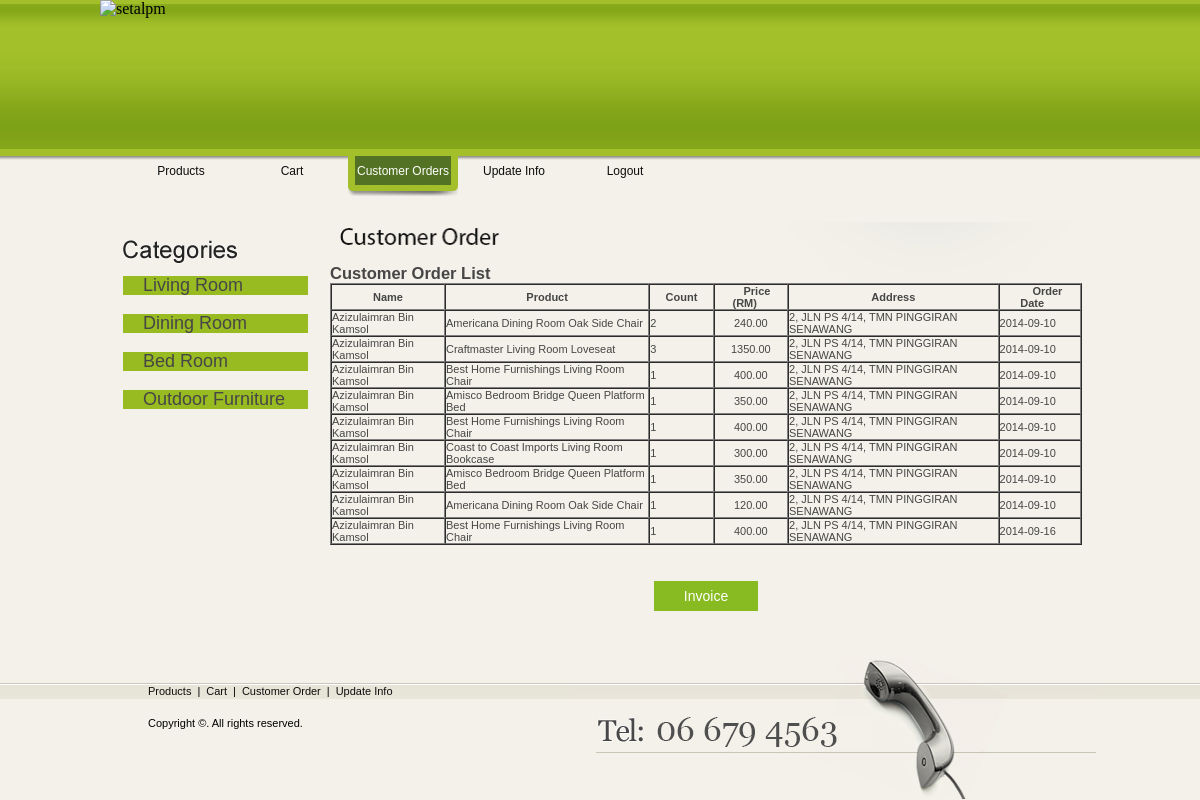
Screenshot of /customersorder.php with the database file from the repository.
### tables this page shows
CREATE TABLE IF NOT EXISTS `orders` (
  `ID` int(11) NOT NULL AUTO_INCREMENT,
  `Customer` text NOT NULL,
  `Product` text NOT NULL,
  `Price` decimal(15,2) NOT NULL,
  `Count` int(11) NOT NULL,
  `Address` text NOT NULL,
  `OrderDate` date NOT NULL,
  `TotalPrice` decimal(15,2) NOT NULL,
  PRIMARY KEY (`ID`)
);

### customersorder.php (the view, shortened to what this page needs)
<!DOCTYPE html PUBLIC "-//W3C//DTD XHTML 1.0 Transitional//EN" "http://www.w3.org/TR/xhtml1/DTD/xhtml1-transitional.dtd">
<html>
  <head>
    <link href="style.css" rel="stylesheet" type="text/css">
	<link id="scrollUpTheme" rel="stylesheet" href="css/themes/tab.css">
  </head>
  <body>
  <div id="header">
		<div id="header_inside">
			<img src="images/header.jpg" alt="setalpm" width="999" height="222" border="0" usemap="#Map" /><br />
			<ul id="menu">
				<li><a href="productsuser.php" class="but1" style="text-decoration:none">Products</a></li>
				<li><a href="cart.php" class="but2" style="text-decoration:none">Cart</a></li>
				<li><a href="#" class="but4_active" style="text-decoration:none">Customer Orders</a></li>
				<li><a href="update.php" class="but3" style="text-decoration:none">Update Info</a></li>
				<li><a href="index.php" class="but5" style="text-decoration:none">Logout</a></li>
			</ul>
		</div>
	</div>
	  <div id="wrapper">
		<div id="content_inside">
          <div id="sidebar">
				<img src="images/title1.gif" alt="" width="174" height="30" /><br />
				<ul id="list">
					<li class="color"><a href="lr.php">Living Room&nbsp;&nbsp;&nbsp;&nbsp;&nbsp;&nbsp;&nbsp;&nbsp;&nbsp;&nbsp;&nbsp;&nbsp;</a></li>
					<li><a style="text-decoration:none">&nbsp;</a></li>
					<li class="color"><a href="dr.php">Dining Room&nbsp;&nbsp;&nbsp;&nbsp;&nbsp;&nbsp;&nbsp;&nbsp;&nbsp;&nbsp;&nbsp;&nbsp;</a></li>
					<li><a style="text-decoration:none">&nbsp;</a></li>
					<li class="color"><a href="br.php">Bed Room&nbsp;&nbsp;&nbsp;&nbsp;&nbsp;&nbsp;&nbsp;&nbsp;&nbsp;&nbsp;&nbsp;&nbsp;&nbsp;&nbsp;&nbsp;</a></li>
					<li><a style="text-decoration:none">&nbsp;</a></li>
					<li class="color"><a href="of.php">Outdoor Furniture&nbsp;&nbsp;&nbsp;&nbsp;</a></li>
					<li><a style="text-decoration:none">&nbsp;</a></li>
				</ul>
			</div>
			<div id="main_block">
				<img src="images/title11.gif" alt="" width="190" height="30" /><br /><br>
          <h2>Customer Order List</h2>
		  <?php
				if(isset($_POST['filter']))
				{
					$filter = $_POST['filter'];
					$result = mysql_query("SELECT * FROM orders where Customer = (select Realname from users)");
				}
				else
				{
					$result = mysql_query("SELECT ID, Customer, Product, Count, TotalPrice, Address, OrderDate FROM orders where Customer like (select Realname from currentuser)");
				}
				echo'<table border="1" bgcolor="f3f1e9" cellpadding="0" cellspacing="0" width="100%">
						<th>&nbsp;&nbsp;&nbsp;&nbsp;&nbsp;Name&nbsp;&nbsp;&nbsp;&nbsp;&nbsp;</th>
						<th>&nbsp;&nbsp;&nbsp;&nbsp;&nbsp;Product&nbsp;&nbsp;&nbsp;&nbsp;&nbsp;</th>
						<th>&nbsp;&nbsp;&nbsp;&nbsp;&nbsp;Count&nbsp;&nbsp;&nbsp;&nbsp;&nbsp;</th>
						<th>&nbsp;&nbsp;&nbsp;&nbsp;Price (RM)&nbsp;&nbsp;&nbsp;&nbsp;</th>
						<th>&nbsp;&nbsp;&nbsp;&nbsp;&nbsp;Address&nbsp;&nbsp;&nbsp;&nbsp;&nbsp;</th>
						<th>&nbsp;&nbsp;&nbsp;&nbsp;&nbsp;Order Date&nbsp;&nbsp;&nbsp;&nbsp;&nbsp;</th>';
				while($row=mysql_fetch_assoc($result))
				{
					echo '<tr>
							<td>'.$row['Customer'].'</td>
							<td>'.$row['Product'].'</td>
							<td>'.$row['Count'].'</td>
							<td align="center">'.$row['TotalPrice'].'</td>
							<td>'.$row['Address'].'</td>
							<td>'.$row['OrderDate'].'</td>
						</tr>';
				}
				echo '</table><br><br><br>';
				?>
				<center><a href="invoice.php" class="button">Invoice</a></center>
		  </div>
		</div>
        </div>
		<div id="footer">
		<div id="footer_inside">
			<ul class="footer_menu">
				<li><a href="productsuser.php">Products</a>|</li>
				<li><a href="cart.php">Cart</a>|</li>
				<li><a href="customersorder.php">Customer Order</a>|</li>
				<li><a href="update.php">Update Info</a></li>
			</ul><br /><br />
			<p>Copyright &copy;. All rights reserved.</p>
		</div>
	</div>
  </body>
</html>

### style.css (style rules this page uses)
* { padding:0px; margin:0px; }
img { border:0px; }
html { width:100%; height:100%; }
body { height:100%; background-color:#F3F1E9; position:relative; }
html > body { min-height:100%; height:auto; }
#header { height:222px; background-image:url(images/header_bg.gif); background-position:top left; background-repeat:repeat-x; }
#header_inside { width:1000px; margin:0 auto; position:relative; }
#menu { position:absolute; top:156px; left:26px; }
#menu li { display:inline; }
#menu a { margin:0 1px 0 0; width:110px; text-align:center; padding:8px 0 18px 0; display:block; float:left; font-family:Arial, Helvetica, sans-serif; font-size:12px; color:#0D0D0D; text-decoration:underline; background-position:top left; background-repeat:no-repeat; }
#menu .but4_active, #menu .but4:hover { background-image:url(images/but.gif); text-decoration:none; color:#FFFFFF; }
#wrapper { padding:0 0 142px 0 }
#content_inside { background-image:url(images/bg.gif); background-position:top left; background-repeat:no-repeat; width:1000px; margin:0 auto; overflow:hidden }
#sidebar { width:175px; height:300px; float:left; padding:13px 32px 0 23px; }
#list { list-style-type:none; margin:11px 0 0 0; line-height:18px; height:18px; }
#list a { font-family:Arial, Helvetica, sans-serif; font-size:18px; color:#464646; text-decoration:none }
#list li { width:165px; padding:0 0 0 20px; }
.color { background-color:#9B2; }
#main_block { font-family:Arial, Helvetica, sans-serif; font-size:11px; color:#464646; overflow:hidden; float:left; width:752px; }
#footer { width:100%; height:142px; position:absolute; bottom:0px; background-image:url(images/footer_bg.gif); background-position:top left; background-repeat:repeat-x; }
#footer_inside { width:1000px; height:142px; margin:0 auto; background-image:url(images/telephone.jpg); background-position:top right; background-repeat:no-repeat; font-family:Arial, Helvetica, sans-serif; font-size:11px; }
.footer_menu { list-style-type:none; padding:25px 0 0 42px; }
.footer_menu li { display:inline; line-height:17px; float:left; }
.footer_menu li a { color:#0D0D0D; text-decoration:none; margin:0 6px; }
#footer_inside p { padding:10px 0 0 48px; }
.checkout > a, a.button, input.button { background:url(../image/default/bg_cart.png) repeat-x left bottom scroll #8B2; color: #FFFFFF; cursor: pointer; font-family: "lora",Arial,Helvetica,sans-serif; font-size: 14px; height: 30px; line-height: 30px; }
a.button { display: inline-block; zoom: 1; *display: inline; text-decoration: none; padding: 0px 30px 0px 30px; }

### rows the page displays
orders: Customer "Azizulaimran Bin Kamsol", Product "Americana Dining Room Oak Side Chair", Count "2", TotalPrice "240.00", Address "2, JLN PS 4/14, TMN PINGGIRAN SENAWANG", OrderDate "2014-09-10"
orders: Customer "Azizulaimran Bin Kamsol", Product "Craftmaster Living Room Loveseat", Count "3", TotalPrice "1350.00", Address "2, JLN PS 4/14, TMN PINGGIRAN SENAWANG", OrderDate "2014-09-10"
orders: Customer "Azizulaimran Bin Kamsol", Product "Best Home Furnishings Living Room Chair", Count "1", TotalPrice "400.00", Address "2, JLN PS 4/14, TMN PINGGIRAN SENAWANG", OrderDate "2014-09-10"
orders: Customer "Azizulaimran Bin Kamsol", Product "Amisco Bedroom Bridge Queen Platform Bed", Count "1", TotalPrice "350.00", Address "2, JLN PS 4/14, TMN PINGGIRAN SENAWANG", OrderDate "2014-09-10"
orders: Customer "Azizulaimran Bin Kamsol", Product "Best Home Furnishings Living Room Chair", Count "1", TotalPrice "400.00", Address "2, JLN PS 4/14, TMN PINGGIRAN SENAWANG", OrderDate "2014-09-10"
orders: Customer "Azizulaimran Bin Kamsol", Product "Coast to Coast Imports Living Room Bookcase", Count "1", TotalPrice "300.00", Address "2, JLN PS 4/14, TMN PINGGIRAN SENAWANG", OrderDate "2014-09-10"
orders: Customer "Azizulaimran Bin Kamsol", Product "Amisco Bedroom Bridge Queen Platform Bed", Count "1", TotalPrice "350.00", Address "2, JLN PS 4/14, TMN PINGGIRAN SENAWANG", OrderDate "2014-09-10"
orders: Customer "Azizulaimran Bin Kamsol", Product "Americana Dining Room Oak Side Chair", Count "1", TotalPrice "120.00", Address "2, JLN PS 4/14, TMN PINGGIRAN SENAWANG", OrderDate "2014-09-10"
orders: Customer "Azizulaimran Bin Kamsol", Product "Best Home Furnishings Living Room Chair", Count "1", TotalPrice "400.00", Address "2, JLN PS 4/14, TMN PINGGIRAN SENAWANG", OrderDate "2014-09-16"
